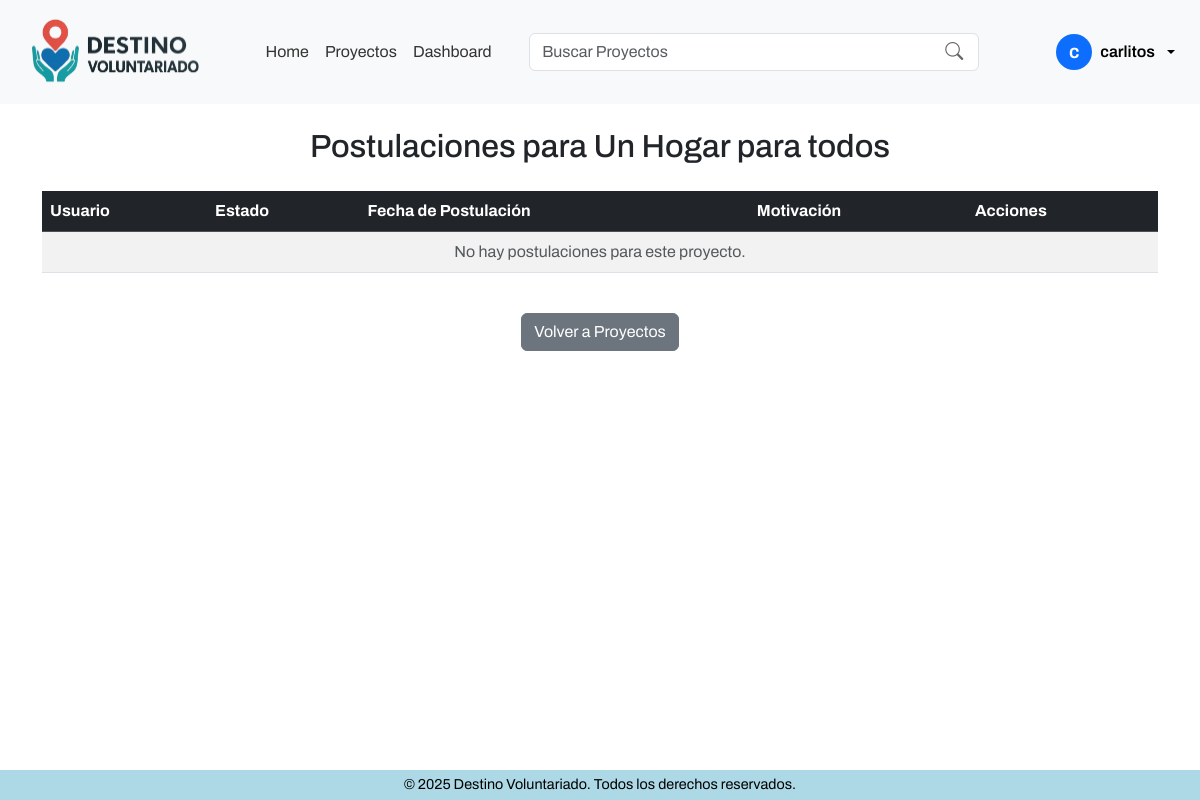
The page /postulaciones/listar/25/ (signed in) on the database as committed earlier.
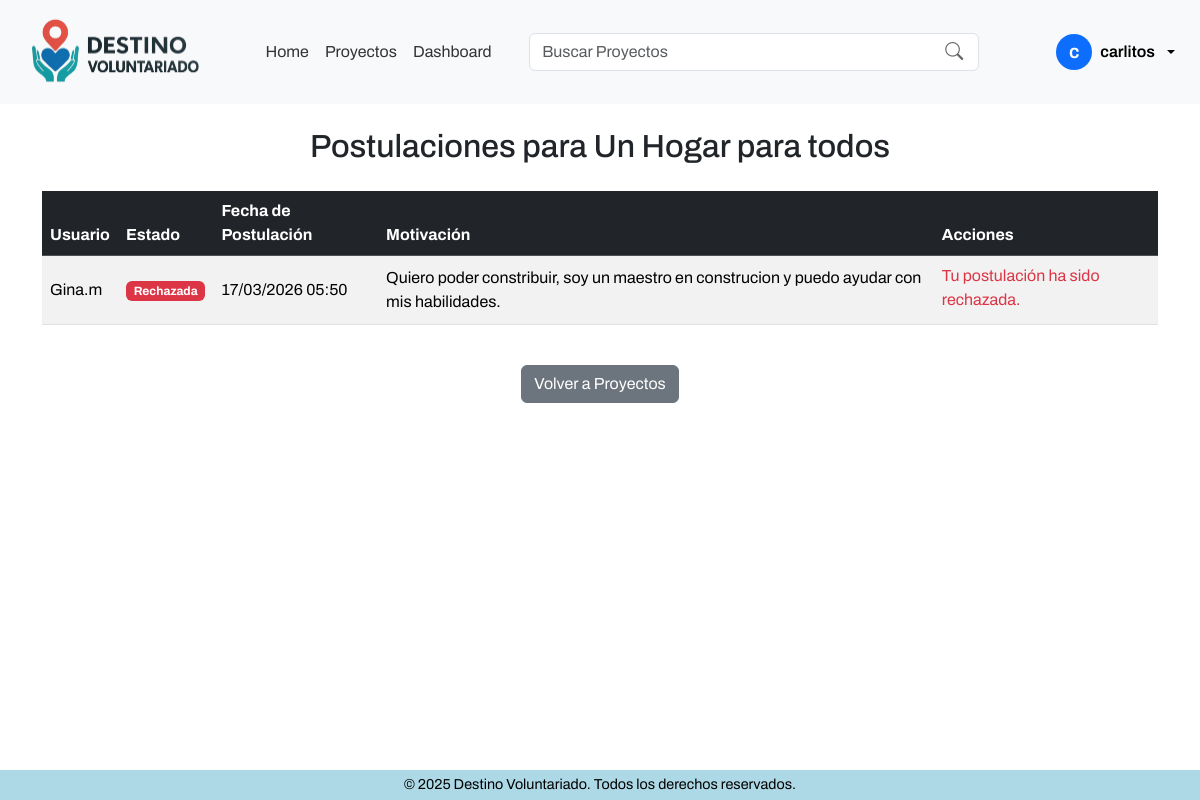
The same page on the database as committed later.
### apps/postulaciones/models.py (models this page shows, shortened)
class Postulacion(models.Model):
    ESTADOS = [
        ('pendiente', 'Pendiente'),
        ('aceptada', 'Aceptada'),
        ('rechazada', 'Rechazada'),
    ]
    voluntario = models.ForeignKey(Usuario, on_delete=models.CASCADE, limit_choices_to={'role': 'voluntario'})
    proyecto = models.ForeignKey(Proyecto, on_delete=models.CASCADE)
    motivation = models.TextField(blank=True, null=True)
    status = models.CharField(max_length=20, choices=ESTADOS, default='pendiente')
    applied_at = models.DateTimeField(auto_now_add=True)
    class Meta:
        unique_together = ('voluntario', 'proyecto') # Solo una postulación por voluntario y proyecto
        ordering = ['-applied_at'] # Ordenar por fecha de postulación descendente

### apps/core/models.py (models this page shows, shortened)
class Usuario(AbstractUser):
    ROLES = [
        ('voluntario', 'Voluntário'),
        ('organizacion', 'Organización'),
        ('admin', 'Administrador'),
    ]
    role = models.CharField(max_length=20, choices=ROLES, default='voluntario')
    date_joined = models.DateTimeField(auto_now_add=True)
    groups = models.ManyToManyField(
        Group,
        related_name='usuarios_grupo',
        blank=True,
        help_text='Grupos a los que pertenece el usuario. Un usuario puede pertenecer a múltiples grupos.',
    )
    user_permissions = models.ManyToManyField(
        Permission,
        related_name='usuarios_permiso',
        blank=True,
        help_text='Permisos específicos asignados al usuario.',
    )

### apps/postulaciones/views.py (the view)
# urls.py: path('listar/<int:proyecto_id>/', views.listar_postulaciones, name='listar_postulaciones'),
@login_required
def listar_postulaciones(request, proyecto_id):
    proyecto = Proyecto.objects.get(id=proyecto_id)
    if not proyecto:
        return redirect('dashboard')
    postulaciones = Postulacion.objects.filter(proyecto=proyecto)
    return render(request, 'postulaciones/listar_postulaciones.html', {'postulaciones': postulaciones, 'proyecto': proyecto})

### templates/postulaciones/listar_postulaciones.html (shortened to what this page needs)
{% extends '../components/base.html' %}
{% block template %}
    {% include '../components/navbar.html' %}
    <div class="content-wrapper">
    {% if not user.is_authenticated %}
        <div class="container mt-5 text-center">
            <p class="text-center">Debes iniciar sesión para ver las postulaciones.</p>
            <p class="text-center"><a href="{% url 'login' %}" class="btn btn-primary">Iniciar sesión</a></p>
        </div>
    {% else %}
    <div class="container my-4">
        <h2 class="mb-4 text-center">Postulaciones para {{ proyecto.title }}</h2>
    <div class="table-responsive">
        <table class="table table-striped table-hover align-middle">
            <thead class="table-dark">
                <tr>
                    <th>Usuario</th>
                    <th>Estado</th>
                    <th>Fecha de Postulación</th>
                    <th>Motivación</th>
                    <th>Acciones</th>
                </tr>
            </thead>
            <tbody>
                {% for postulacion in postulaciones %}
                <tr>
                    <td>{{ postulacion.voluntario.username }}</td>
                    <td>
                        {% if postulacion.status == 'pendiente' %}
                            <span class="badge bg-warning text-dark">Pendiente</span>
                        {% elif postulacion.status == 'aceptada' %}
                            <span class="badge bg-success">Aceptada</span>
                        {% elif postulacion.status == 'rechazada' %}
                            <span class="badge bg-danger">Rechazada</span>
                        {% else %}
                            <span class="badge bg-secondary">{{ postulacion.status }}</span>
                        {% endif %}
                    </td>
                    <td>{{ postulacion.applied_at|date:"d/m/Y H:i" }}</td>
                    <td>{{ postulacion.motivation|default:"Sin mensaje" }}</td>
                    <td>
                        {% if user.is_authenticated and user.role == 'voluntario' %}
                            {% if postulacion.status == 'pendiente' %}
                                <span class="d-block mb-1 text-warning">Tu postulación está pendiente.</span>
                                <a href="{% url 'cancelar_postulacion' postulacion.id %}" class="btn btn-sm btn-outline-danger mb-1">Cancelar</a>
                                <a href="{% url 'editar_postulacion' postulacion.id %}" class="btn btn-sm btn-outline-primary mb-1">Editar</a>
                            {% elif postulacion.status == 'aceptada' %}
                                <span class="d-block mb-1 text-success">Tu postulación ha sido aceptada.</span>
                            {% elif postulacion.status == 'rechazada' %}
                                <span class="d-block mb-1 text-danger">Tu postulación ha sido rechazada.</span>
                            {% endif %}
                        {% endif %}
                    </td>
                </tr>
                {% empty %}
                <tr>
                    <td colspan="5" class="text-center text-muted">No hay postulaciones para este proyecto.</td>
                </tr>
                {% endfor %}
            </tbody>
        </table>
    </div>
    {% endif %}
<div class="text-center mt-4">
    <a href="{% url 'dashboard' %}" class="btn btn-secondary">Volver a Proyectos</a>
</div>
</div>
{% include '../components/footer.html' %}
{% endblock %}

Rows that differ between the two databases and show on the page:
added Postulacion: voluntario.username "Gina.m", status "Rechazada", applied_at "17/03/2026 05:50", motivation "Quiero poder constribuir, soy un maestro en construcion y puedo ayudar con mis habilidades."
Other text that changed with them:
text no longer shown: "No hay postulaciones para este proyecto."
